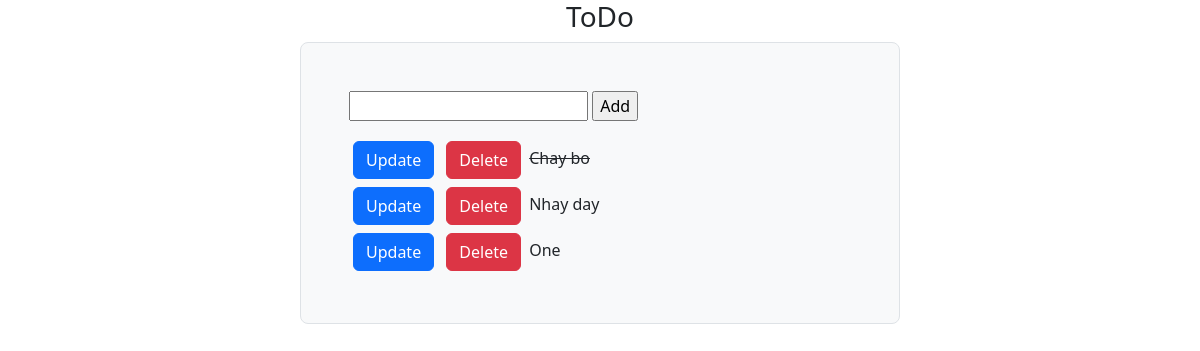
Before: / with the older database file.
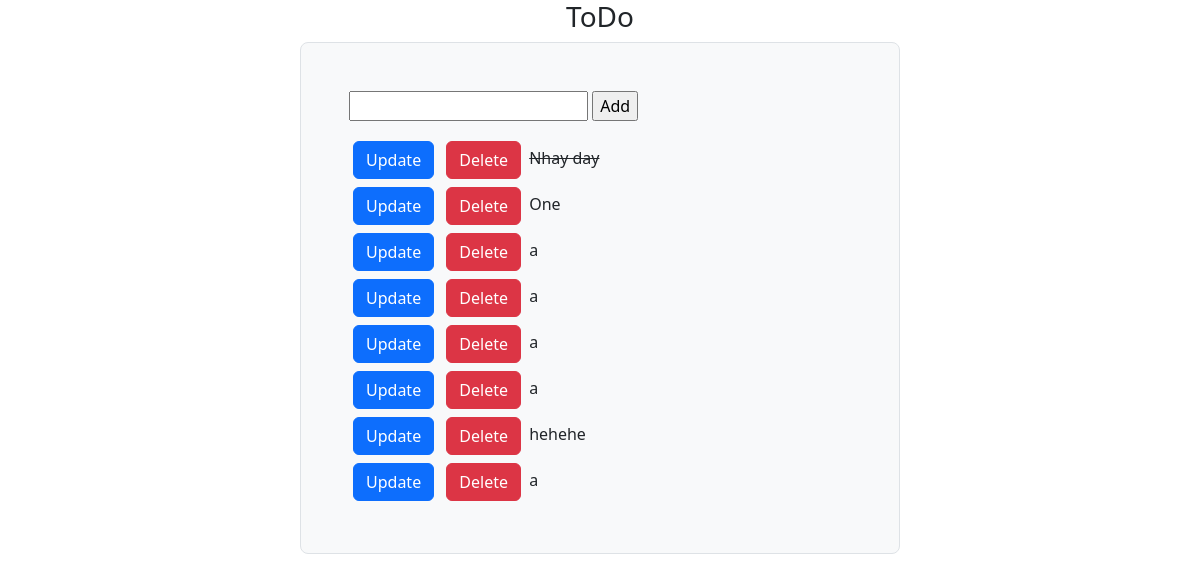
After: the same page with the newer database file.
### task/models.py (models this page shows)
class Task(models.Model):
    title = models.CharField(max_length=200)
    complete = models.BooleanField(default=False)
    created = models.DateTimeField(auto_now_add=True)
    def __str__(self):
        return self.title

### task/views.py (the view)
# urls.py: path('', views.index, name='list'),
def index(request):
    tasks = Task.objects.all()
    if request.method == 'POST':
        form = TaskForm(request.POST)
        if form.is_valid():
            form.save()
        return redirect('/')
    form = TaskForm()
    context = {'task': tasks, 'form':form}
    return render(request, 'task/list.html', context)

### task/forms.py
class TaskForm(ModelForm):
    class Meta:
        model = Task
        fields = '__all__'

### task/templates/task/list.html (shortened to what this page needs)
<!DOCTYPE html>
<html lang="en">
<head>
    <link rel="stylesheet" href="https://cdn.jsdelivr.net/npm/bootstrap@5.3.2/dist/css/bootstrap.min.css">
</head>
<body>
    <div class="nav justify-content-center">
        <H3>ToDo</H3>
    </div>
    <div class="container h-100 w-50 p-5 bg-body-tertiary border rounded-3">
    <div class="input-group mb-3">
        <form method='POST' action='/'>
            {{form.title}}
            <input type= 'submit' placeholder="Username" value="Add" name ='Create Task'>
        </form>
    </div>
    {% for task in task %}
    <div>
        <a class="btn btn-primary m-1 "  href="{% url "update_task" task.id %}">Update</a>
        <a class="btn btn-danger m-1 " role="button" aria-disabled="true" href="{% url "delete_task" task.id %}">Delete</a>
        {% if task.complete == True %}
        <strike> {{task}} </strike>
        {% else %}
        <span> {{task}} </span>
        {% endif %}
    </div>
    {% endfor %}
</div>
</body>
</html>

Changed rows visible on the page:
removed Task: title "Chay bo"
changed Task "Nhay day": complete False → True (drawn)
added Task: title "a"
added Task: title "a"
added Task: title "a"
added Task: title "a"
added Task: title "hehehe"
added Task: title "a"
